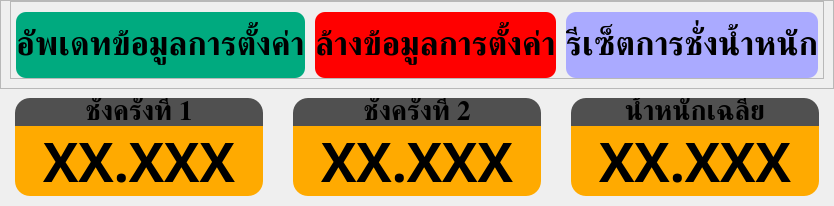
         <widget class="QWidget" name="weighing_page">
          <layout class="QVBoxLayout" name="verticalLayout_11">
           <property name="spacing">
            <number>0</number>
           </property>
           <property name="leftMargin">
            <number>0</number>
           </property>
           <property name="topMargin">
            <number>0</number>
           </property>
           <property name="rightMargin">
            <number>0</number>
           </property>
           <property name="bottomMargin">
            <number>0</number>
           </property>
           <item>
            <widget class="QFrame" name="frame">
             <property name="frameShape">
              <enum>QFrame::Shape::StyledPanel</enum>
             </property>
             <property name="frameShadow">
              <enum>QFrame::Shadow::Raised</enum>
             </property>
             <layout class="QVBoxLayout" name="verticalLayout_37">
              <property name="spacing">
               <number>0</number>
              </property>
              <property name="topMargin">
               <number>0</number>
              </property>
              <item>
               <widget class="QFrame" name="frame_11">
                <property name="maximumSize">
                 <size>
                  <width>16777215</width>
                  <height>80</height>
                 </size>
                </property>
                <property name="styleSheet">
                 <string notr="true">QPushButton {
	min-height: 50px;
	border-radius: 10px;
	padding-top: 8px;
	padding-bottom: 8px;
}</string>
                </property>
                <property name="frameShape">
                 <enum>QFrame::Shape::StyledPanel</enum>
                </property>
                <property name="frameShadow">
                 <enum>QFrame::Shadow::Raised</enum>
                </property>
                <layout class="QHBoxLayout" name="horizontalLayout_57">
                 <property name="spacing">
                  <number>10</number>
                 </property>
                 <property name="leftMargin">
                  <number>5</number>
                 </property>
                 <property name="topMargin">
                  <number>10</number>
                 </property>
                 <property name="rightMargin">
                  <number>5</number>
                 </property>
                 <property name="bottomMargin">
                  <number>0</number>
                 </property>
                 <item>
                  <widget class="QPushButton" name="update_settings">
                   <property name="maximumSize">
                    <size>
                     <width>350</width>
                     <height>16777215</height>
                    </size>
                   </property>
                   <property name="font">
                    <font>
                     <family>Kanit</family>
                     <pointsize>25</pointsize>
                     <bold>true</bold>
                    </font>
                   </property>
                   <property name="styleSheet">
                    <string notr="true">background-color: rgb(0, 170, 127);
</string>
                   </property>
                   <property name="text">
                    <string>อัพเดทข้อมูลการตั้งค่า</string>
                   </property>
                  </widget>
                 </item>
                 <item>
                  <widget class="QPushButton" name="clear_settings">
                   <property name="maximumSize">
                    <size>
                     <width>350</width>
                     <height>16777215</height>
                    </size>
                   </property>
                   <property name="font">
                    <font>
                     <family>Kanit</family>
                     <pointsize>25</pointsize>
                     <bold>true</bold>
                    </font>
                   </property>
                   <property name="styleSheet">
                    <string notr="true">background-color: rgb(255, 0, 0);</string>
                   </property>
                   <property name="text">
                    <string>ล้างข้อมูลการตั้งค่า</string>
                   </property>
                  </widget>
                 </item>
                 <item>
                  <widget class="QPushButton" name="reset_weighing">
                   <property name="maximumSize">
                    <size>
                     <width>350</width>
                     <height>16777215</height>
                    </size>
                   </property>
                   <property name="font">
                    <font>
                     <family>Kanit</family>
                     <pointsize>25</pointsize>
                     <bold>true</bold>
                    </font>
                   </property>
                   <property name="styleSheet">
                    <string notr="true">background-color: rgb(170, 170, 255);</string>
                   </property>
                   <property name="text">
                    <string>รีเซ็ตการชั่งน้ำหนัก</string>
                   </property>
                  </widget>
                 </item>
                </layout>
               </widget>
              </item>
              <item>
               <widget class="QFrame" name="frame_10">
                <property name="styleSheet">
                 <string notr="true">QFrame {
	border: solid;
	border-width: 1px;
	border-color: rgb(100, 100, 100);
	border-radius: 15px;
	margin: 10px;
}

QLabel {
	color: rgb(60, 60, 60);
	border: none;
	margin: 0;
}</string>
                </property>
                <property name="frameShape">
                 <enum>QFrame::Shape::StyledPanel</enum>
                </property>
                <property name="frameShadow">
                 <enum>QFrame::Shadow::Raised</enum>
                </property>
                <widget class="QLabel" name="Productname_Label">
                 <property name="geometry">
                  <rect>
                   <x>40</x>
                   <y>30</y>
                   <width>71</width>
                   <height>41</height>
                  </rect>
                 </property>
                 <property name="font">
                  <font>
                   <family>Kanit</family>
                   <pointsize>20</pointsize>
                  </font>
                 </property>
                 <property name="text">
                  <string>ชื่อยา</string>
                 </property>
                </widget>
                <widget class="QLabel" name="Productname">
                 <property name="geometry">
                  <rect>
                   <x>110</x>
                   <y>30</y>
                   <width>291</width>
                   <height>41</height>
                  </rect>
                 </property>
                 <property name="font">
                  <font>
                   <family>Kanit</family>
                   <pointsize>20</pointsize>
                  </font>
                 </property>
                 <property name="text">
                  <string>XXXXXXXXXX</string>
                 </property>
                 <property name="indent">
                  <number>-1</number>
                 </property>
                </widget>
                <widget class="QLabel" name="Lot">
                 <property name="geometry">
                  <rect>
                   <x>160</x>
                   <y>70</y>
                   <width>241</width>
                   <height>41</height>
                  </rect>
                 </property>
                 <property name="font">
                  <font>
                   <family>Kanit</family>
                   <pointsize>20</pointsize>
                  </font>
                 </property>
                 <property name="text">
                  <string>XXXXXXX</string>
                 </property>
                </widget>
                <widget class="QLabel" name="Lot_Label">
                 <property name="geometry">
                  <rect>
                   <x>40</x>
                   <y>70</y>
                   <width>111</width>
                   <height>41</height>
                  </rect>
                 </property>
                 <property name="font">
                  <font>
                   <family>Kanit</family>
                   <pointsize>20</pointsize>
                  </font>
                 </property>
                 <property name="text">
                  <string>เลขที่ผลิต</string>
                 </property>
                </widget>
                <widget class="QLabel" name="BalanceID">
                 <property name="geometry">
                  <rect>
                   <x>250</x>
                   <y>110</y>
                   <width>211</width>
                   <height>41</height>
                  </rect>
                 </property>
                 <property name="font">
                  <font>
                   <family>Kanit</family>
                   <pointsize>20</pointsize>
                  </font>
                 </property>
                 <property name="text">
                  <string>XXXXXXX</string>
                 </property>
                </widget>
                <widget class="QLabel" name="Balance_Label">
                 <property name="geometry">
                  <rect>
                   <x>40</x>
                   <y>110</y>
                   <width>201</width>
                   <height>41</height>
                  </rect>
                 </property>
                 <property name="font">
                  <font>
                   <family>Kanit</family>
                   <pointsize>20</pointsize>
                  </font>
                 </property>
                 <property name="text">
                  <string>เครื่องชั่งหมายเลข</string>
                 </property>
                </widget>
                <widget class="QLabel" name="TabletID">
                 <property name="geometry">
                  <rect>
                   <x>170</x>
                   <y>150</y>
                   <width>201</width>
                   <height>41</height>
                  </rect>
                 </property>
                 <property name="font">
                  <font>
                   <family>Kanit</family>
                   <pointsize>20</pointsize>
                  </font>
                 </property>
                 <property name="text">
                  <string>XXX</string>
                 </property>
                </widget>
                <widget class="QLabel" name="TabletID_Label">
                 <property name="geometry">
                  <rect>
                   <x>40</x>
                   <y>150</y>
                   <width>121</width>
                   <height>41</height>
                  </rect>
                 </property>
                 <property name="font">
                  <font>
                   <family>Kanit</family>
                   <pointsize>20</pointsize>
                  </font>
                 </property>
                 <property name="text">
                  <string>เครื่องตอก</string>
                 </property>
                </widget>
                <widget class="QLabel" name="Weight10s">
                 <property name="geometry">
                  <rect>
                   <x>320</x>
                   <y>190</y>
                   <width>311</width>
                   <height>41</height>
                  </rect>
                 </property>
                 <property name="font">
                  <font>
                   <family>Kanit</family>
                   <pointsize>20</pointsize>
                  </font>
                 </property>
                 <property name="text">
                  <string>XX.XXX กรัม</string>
                 </property>
                 <property name="alignment">
                  <set>Qt::AlignmentFlag::AlignLeading|Qt::AlignmentFlag::AlignLeft|Qt::AlignmentFlag::AlignVCenter</set>
                 </property>
                </widget>
                <widget class="QLabel" name="Weight10s_Label">
                 <property name="geometry">
                  <rect>
                   <x>40</x>
                   <y>190</y>
                   <width>271</width>
                   <height>41</height>
                  </rect>
                 </property>
                 <property name="font">
                  <font>
                   <family>Kanit</family>
                   <pointsize>20</pointsize>
                  </font>
                 </property>
                 <property name="text">
                  <string>น้ำหนักตามทฤษฎี 10 เม็ด</string>
                 </property>
                </widget>
                <widget class="QLabel" name="Weight10sPer_Label">
                 <property name="geometry">
                  <rect>
                   <x>40</x>
                   <y>230</y>
                   <width>341</width>
                   <height>41</height>
                  </rect>
                 </property>
                 <property name="font">
                  <font>
                   <family>Kanit</family>
                   <pointsize>20</pointsize>
                  </font>
                 </property>
                 <property name="text">
                  <string>% ช่วงน้ำหนักเบี่ยงเบนที่ยอมรับ</string>
                 </property>
                </widget>
                <widget class="QLabel" name="Weight10sPer">
                 <property name="geometry">
                  <rect>
                   <x>400</x>
                   <y>230</y>
                   <width>231</width>
                   <height>41</height>
                  </rect>
                 </property>
                 <property name="font">
                  <font>
                   <family>Kanit</family>
                   <pointsize>20</pointsize>
                  </font>
                 </property>
                 <property name="text">
                  <string>XX.XXX %</string>
                 </property>
                </widget>
                <widget class="QLabel" name="MeanWeightInhouse_Label">
                 <property name="geometry">
                  <rect>
                   <x>40</x>
                   <y>270</y>
                   <width>211</width>
                   <height>41</height>
                  </rect>
                 </property>
                 <property name="font">
                  <font>
                   <family>Kanit</family>
                   <pointsize>20</pointsize>
                  </font>
                 </property>
                 <property name="text">
                  <string>ช่วงน้ำหนัก 10 เม็ด</string>
                 </property>
                </widget>
                <widget class="QLabel" name="MeanWeightInhouse">
                 <property name="geometry">
                  <rect>
                   <x>260</x>
                   <y>270</y>
                   <width>351</width>
                   <height>41</height>
                  </rect>
                 </property>
                 <property name="font">
                  <font>
                   <family>Kanit</family>
                   <pointsize>20</pointsize>
                  </font>
                 </property>
                 <property name="text">
                  <string>XX.XXX - XX.XXX กรัม</string>
                 </property>
                </widget>
                <widget class="QLabel" name="MeanWeightREG">
                 <property name="geometry">
                  <rect>
                   <x>460</x>
                   <y>310</y>
                   <width>331</width>
                   <height>41</height>
                  </rect>
                 </property>
                 <property name="font">
                  <font>
                   <family>Kanit</family>
                   <pointsize>20</pointsize>
                  </font>
                 </property>
                 <property name="text">
                  <string>XX.XXX - XX.XXX กรัม</string>
                 </property>
                </widget>
                <widget class="QLabel" name="MeanWeightREG_Label">
                 <property name="geometry">
                  <rect>
                   <x>40</x>
                   <y>310</y>
                   <width>411</width>
                   <height>41</height>
                  </rect>
                 </property>
                 <property name="font">
                  <font>
                   <family>Kanit</family>
                   <pointsize>20</pointsize>
                  </font>
                 </property>
                 <property name="text">
                  <string>ช่วงน้ำหนักเบี่ยงเบนที่กฏหมายยอมรับ</string>
                 </property>
                </widget>
                <widget class="QLabel" name="Thickness_Label">
                 <property name="geometry">
                  <rect>
                   <x>40</x>
                   <y>350</y>
                   <width>271</width>
                   <height>41</height>
                  </rect>
                 </property>
                 <property name="font">
                  <font>
                   <family>Kanit</family>
                   <pointsize>20</pointsize>
                  </font>
                 </property>
                 <property name="text">
                  <string>ค่าความหนา(Thickness)</string>
                 </property>
                </widget>
                <widget class="QLabel" name="Thickness">
                 <property name="geometry">
                  <rect>
                   <x>330</x>
                   <y>350</y>
                   <width>451</width>
                   <height>41</height>
                  </rect>
                 </property>
                 <property name="font">
                  <font>
                   <family>Kanit</family>
                   <pointsize>20</pointsize>
                  </font>
                 </property>
                 <property name="text">
                  <string>XX.XX - XX.XX มิลลิเมตร(mm.)</string>
                 </property>
                </widget>
                <widget class="QLabel" name="Operator_Label">
                 <property name="geometry">
                  <rect>
                   <x>40</x>
                   <y>390</y>
                   <width>141</width>
                   <height>41</height>
                  </rect>
                 </property>
                 <property name="font">
                  <font>
                   <family>Kanit</family>
                   <pointsize>20</pointsize>
                  </font>
                 </property>
                 <property name="text">
                  <string>ผู้ปฏิบัติงาน</string>
                 </property>
                </widget>
                <widget class="QLabel" name="Operator">
                 <property name="geometry">
                  <rect>
                   <x>180</x>
                   <y>390</y>
                   <width>321</width>
                   <height>41</height>
                  </rect>
                 </property>
                 <property name="font">
                  <font>
                   <family>Kanit</family>
                   <pointsize>20</pointsize>
                  </font>
                 </property>
                 <property name="text">
                  <string>XXXXXXXXXX</string>
                 </property>
                </widget>
               </widget>
              </item>
             </layout>
            </widget>
           </item>
           <item>
            <widget class="QGroupBox" name="weight_group">
             <property name="minimumSize">
              <size>
               <width>0</width>
               <height>0</height>
              </size>
             </property>
             <property name="maximumSize">
              <size>
               <width>16777215</width>
               <height>150</height>
              </size>
             </property>
             <property name="styleSheet">
              <string notr="true">QGroupBox {
	border: none;
}

#weight_1, #weight_2, #average {
	background-color: rgb(255, 170, 0);
	border-bottom-left-radius: 15px;
	border-bottom-right-radius: 15px;
}

#weight_label_1, #weight_label_2, #average_label {
	background-color: rgb(80, 80, 80);
	border-top-left-radius: 15px;
	border-top-right-radius: 15px;
}</string>
             </property>
             <property name="alignment">
              <set>Qt::AlignmentFlag::AlignBottom|Qt::AlignmentFlag::AlignHCenter</set>
             </property>
             <layout class="QHBoxLayout" name="horizontalLayout_12">
              <property name="spacing">
               <number>30</number>
              </property>
              <property name="leftMargin">
               <number>15</number>
              </property>
              <property name="rightMargin">
               <number>15</number>
              </property>
              <property name="bottomMargin">
               <number>10</number>
              </property>
              <item>
               <widget class="QFrame" name="weight_data_1">
                <property name="maximumSize">
                 <size>
                  <width>300</width>
                  <height>16777215</height>
                 </size>
                </property>
                <property name="layoutDirection">
                 <enum>Qt::LayoutDirection::LeftToRight</enum>
                </property>
                <property name="styleSheet">
                 <string notr="true"/>
                </property>
                <layout class="QVBoxLayout" name="verticalLayout_8">
                 <property name="spacing">
                  <number>0</number>
                 </property>
                 <property name="leftMargin">
                  <number>0</number>
                 </property>
                 <property name="topMargin">
                  <number>0</number>
                 </property>
                 <property name="rightMargin">
                  <number>0</number>
                 </property>
                 <property name="bottomMargin">
                  <number>0</number>
                 </property>
                 <item>
                  <widget class="QLabel" name="weight_label_1">
                   <property name="font">
                    <font>
                     <family>Kanit</family>
                     <pointsize>20</pointsize>
                     <bold>true</bold>
                    </font>
                   </property>
                   <property name="layoutDirection">
                    <enum>Qt::LayoutDirection::LeftToRight</enum>
                   </property>
                   <property name="autoFillBackground">
                    <bool>false</bool>
                   </property>
                   <property name="styleSheet">
                    <string notr="true"/>
                   </property>
                   <property name="text">
                    <string>ชั่งครั้งที่ 1</string>
                   </property>
                   <property name="alignment">
                    <set>Qt::AlignmentFlag::AlignCenter</set>
                   </property>
                  </widget>
                 </item>
                 <item>
                  <widget class="QLabel" name="weight_1">
                   <property name="minimumSize">
                    <size>
                     <width>0</width>
                     <height>70</height>
                    </size>
                   </property>
                   <property name="maximumSize">
                    <size>
                     <width>16777215</width>
                     <height>70</height>
                    </size>
                   </property>
                   <property name="font">
                    <font>
                     <family>Kanit</family>
                     <pointsize>40</pointsize>
                     <bold>true</bold>
                    </font>
                   </property>
                   <property name="styleSheet">
                    <string notr="true"/>
                   </property>
                   <property name="text">
                    <string>XX.XXX</string>
                   </property>
                   <property name="alignment">
                    <set>Qt::AlignmentFlag::AlignCenter</set>
                   </property>
                  </widget>
                 </item>
                </layout>
               </widget>
              </item>
              <item>
               <widget class="QFrame" name="weight_data_2">
                <property name="maximumSize">
                 <size>
                  <width>300</width>
                  <height>16777215</height>
                 </size>
                </property>
                <property name="layoutDirection">
                 <enum>Qt::LayoutDirection::LeftToRight</enum>
                </property>
                <property name="styleSheet">
                 <string notr="true"/>
                </property>
                <layout class="QVBoxLayout" name="verticalLayout_9">
                 <property name="spacing">
                  <number>0</number>
                 </property>
                 <property name="leftMargin">
                  <number>0</number>
                 </property>
                 <property name="topMargin">
                  <number>0</number>
                 </property>
                 <property name="rightMargin">
                  <number>0</number>
                 </property>
                 <property name="bottomMargin">
                  <number>0</number>
                 </property>
                 <item>
                  <widget class="QLabel" name="weight_label_2">
                   <property name="font">
                    <font>
                     <family>Kanit</family>
                     <pointsize>20</pointsize>
                     <bold>true</bold>
                    </font>
                   </property>
                   <property name="layoutDirection">
                    <enum>Qt::LayoutDirection::LeftToRight</enum>
                   </property>
                   <property name="autoFillBackground">
                    <bool>false</bool>
                   </property>
                   <property name="styleSheet">
                    <string notr="true"/>
                   </property>
                   <property name="text">
                    <string>ชั่งครั้งที่ 2</string>
                   </property>
                   <property name="alignment">
                    <set>Qt::AlignmentFlag::AlignCenter</set>
                   </property>
                  </widget>
                 </item>
                 <item>
                  <widget class="QLabel" name="weight_2">
                   <property name="minimumSize">
                    <size>
                     <width>0</width>
                     <height>70</height>
                    </size>
                   </property>
                   <property name="maximumSize">
                    <size>
                     <width>16777215</width>
                     <height>70</height>
                    </size>
                   </property>
                   <property name="font">
                    <font>
                     <family>Kanit</family>
                     <pointsize>40</pointsize>
                     <bold>true</bold>
                    </font>
                   </property>
                   <property name="styleSheet">
                    <string notr="true"/>
                   </property>
                   <property name="text">
                    <string>XX.XXX</string>
                   </property>
                   <property name="alignment">
                    <set>Qt::AlignmentFlag::AlignCenter</set>
                   </property>
                  </widget>
                 </item>
                </layout>
               </widget>
              </item>
              <item>
               <widget class="QFrame" name="weight_data_3">
                <property name="maximumSize">
                 <size>
                  <width>300</width>
                  <height>16777215</height>
                 </size>
                </property>
                <property name="layoutDirection">
                 <enum>Qt::LayoutDirection::LeftToRight</enum>
                </property>
                <property name="styleSheet">
                 <string notr="true"/>
                </property>
                <layout class="QVBoxLayout" name="verticalLayout_10">
                 <property name="spacing">
                  <number>0</number>
                 </property>
                 <property name="leftMargin">
                  <number>0</number>
                 </property>
                 <property name="topMargin">
                  <number>0</number>
                 </property>
                 <property name="rightMargin">
                  <number>0</number>
                 </property>
                 <property name="bottomMargin">
                  <number>0</number>
                 </property>
                 <item>
                  <widget class="QLabel" name="average_label">
                   <property name="font">
                    <font>
                     <family>Kanit</family>
                     <pointsize>20</pointsize>
                     <bold>true</bold>
                    </font>
                   </property>
                   <property name="layoutDirection">
                    <enum>Qt::LayoutDirection::LeftToRight</enum>
                   </property>
                   <property name="autoFillBackground">
                    <bool>false</bool>
                   </property>
                   <property name="styleSheet">
                    <string notr="true"/>
                   </property>
                   <property name="text">
                    <string>น้ำหนักเฉลี่ย</string>
                   </property>
                   <property name="alignment">
                    <set>Qt::AlignmentFlag::AlignCenter</set>
                   </property>
                  </widget>
                 </item>
                 <item>
                  <widget class="QLabel" name="average">
                   <property name="minimumSize">
                    <size>
                     <width>0</width>
                     <height>70</height>
                    </size>
                   </property>
                   <property name="maximumSize">
                    <size>
                     <width>16777215</width>
                     <height>70</height>
                    </size>
                   </property>
                   <property name="font">
                    <font>
                     <family>Kanit</family>
                     <pointsize>40</pointsize>
                     <bold>true</bold>
                    </font>
                   </property>
                   <property name="styleSheet">
                    <string notr="true"/>
                   </property>
                   <property name="text">
                    <string>XX.XXX</string>
                   </property>
                   <property name="alignment">
                    <set>Qt::AlignmentFlag::AlignCenter</set>
                   </property>
                  </widget>
                 </item>
                </layout>
               </widget>
              </item>
             </layout>
            </widget>
           </item>
          </layout>
         </widget>
